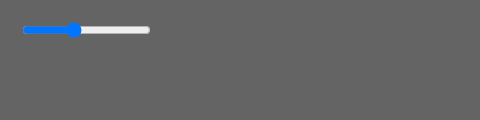
Frame 1 (no input)
Frame 60 (no input): identical to frame 1, image omitted
Frame 120 (the mouse pressed at the canvas centre since frame 60): identical to frame 1, image omitted

The p5.js sketch that drew this single still picture (run headless with seeded random() and noise() and a simulated clock; from frame 60 on, the mouse is pressed at the canvas centre):

// p5.js sketch
// ── sketch.js
var slider;

function setup() {
  createCanvas(480, 120);
  // create a slider element and position it on the page
  slider = createSlider(0, 255, 100);
  slider.position(20, 20);
}

function draw() {
  // grab the value of the slider to set as the background color
  var gray = slider.value();
  background(gray);
}
